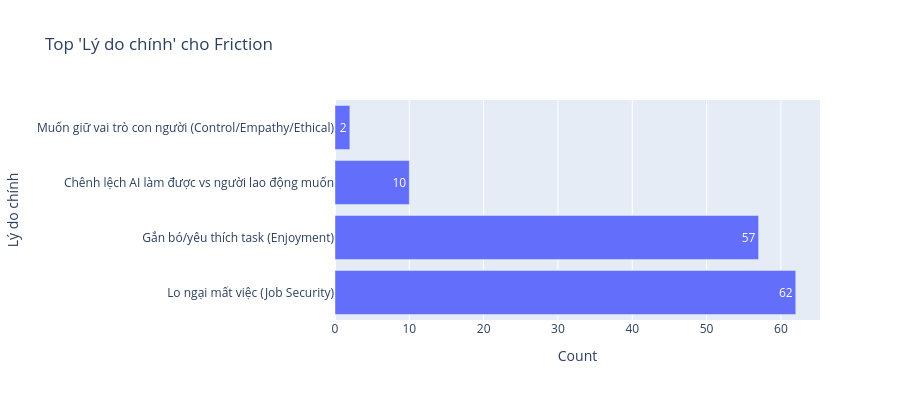

Source (notebook cell):
### Markdown cell above
### Top 'Lý do chính' đóng góp vào Friction

Đếm tần suất các `Lý do chính` để xem thành phần nào thường xuyên là nguyên nhân chính dẫn tới friction cao.

### Code cell
reasons = friction_table['Lý do chính'].value_counts().reset_index()
reasons.columns = ['Lý do chính', 'Count']
fig_reasons = px.bar(reasons, x='Count', y='Lý do chính', orientation='h', text='Count', title="Top 'Lý do chính' cho Friction")
fig_reasons.update_layout(height=400)
fig_reasons

### Figure 1 — Plotly figure (JSON) as saved in the notebook; plotly's stock layout.template omitted (floating-point values rounded to 4 significant figures)
{"data": [{"alignmentgroup": "True", "hovertemplate": "Count=%{text}<br>Lý do chính=%{y}<extra></extra>", "legendgroup": "", "marker": {"color": "#636efa", "pattern": {"shape": ""}}, "name": "", "offsetgroup": "", "orientation": "h", "showlegend": false, "text": [62, 57, 10, 2], "textposition": "auto", "type": "bar", "x": [62, 57, 10, 2], "xaxis": "x", "y": ["Lo ngại mất việc (Job Security)", "Gắn bó/yêu thích task (Enjoyment)", "Chênh lệch AI làm được vs người lao động muốn", "Muốn giữ vai trò con người (Control/Empathy/Ethical)"], "yaxis": "y"}], "layout": {"barmode": "relative", "height": 400, "legend": {"tracegroupgap": 0}, "title": {"text": "Top 'Lý do chính' cho Friction"}, "xaxis": {"anchor": "y", "domain": [0, 1], "title": {"text": "Count"}}, "yaxis": {"anchor": "x", "domain": [0, 1], "title": {"text": "Lý do chính"}}}}
